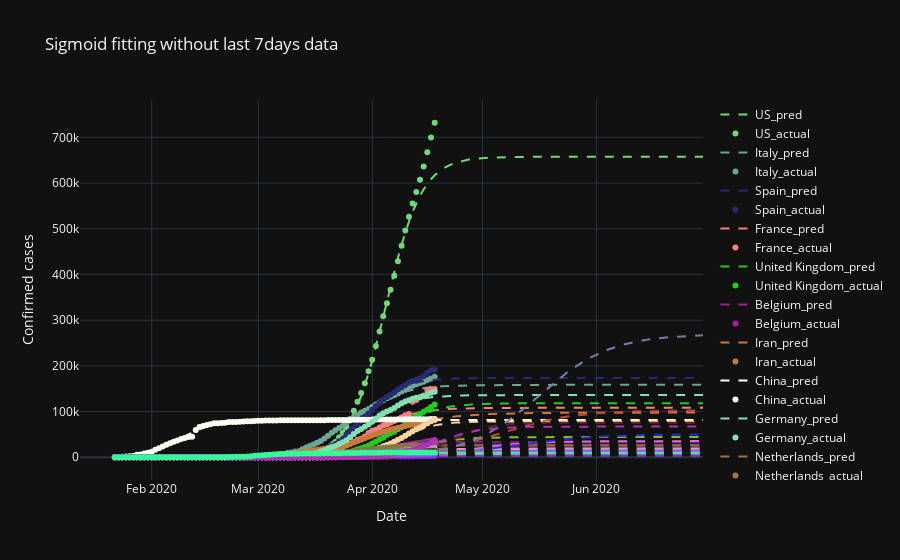

Notebook cell for this chart:
### Code cell
plot_sigmoid_fitting(target_country_df_list, pred_df_list, title='Sigmoid fitting without last 7days data')
